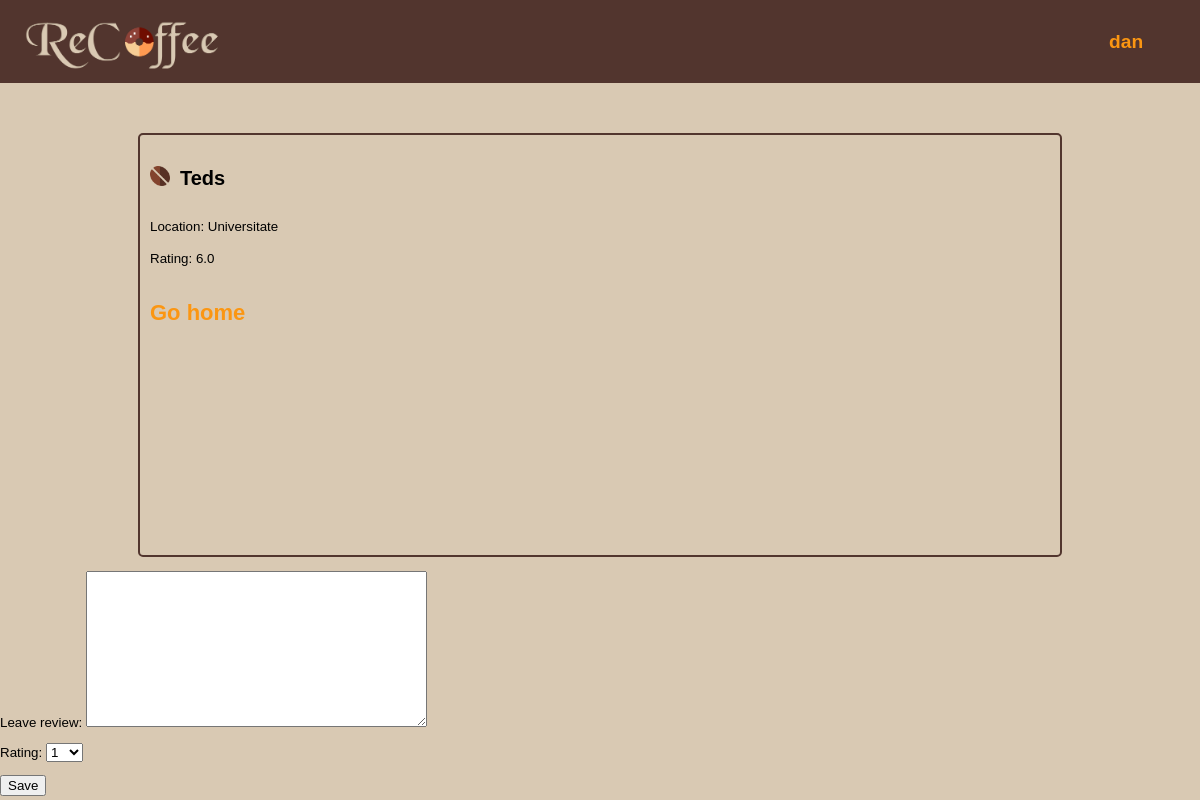
Page /shop_profile/6/ (signed in) on the committed database.
### ReCoffee/models.py (models this page shows, shortened)
class ShopProfile(models.Model):
    name = models.CharField(max_length=50)
    location = models.CharField(max_length=200)
    rating = models.DecimalField(
        default=0,
        max_digits=2,
        decimal_places=1)

### ReCoffee/views.py (the view, shortened to what this page needs)
# urls.py: url(r'^shop_profile/(?P<pk>\d+)/$', views.shop_profile,
def shop_profile(request, pk):
    context = {}
    shop = models.ShopProfile.objects.get(pk=pk)
    review_list = models.Review.objects.filter(shop=shop)
    user_profile = models.UserProfile.objects.get(user=request.user)
    try:
        exist = models.Favorite.objects.get(user=user_profile, shop=shop)
        flag = True
    except ObjectDoesNotExist:
        flag = False
    if request.method == 'GET':
        form = forms.ReviewForm()
    context['shop'] = shop
    context['form'] = form
    context['review_list'] = review_list
    context['flag'] = flag
    return render(request, 'ReCoffee/shop_profile.html', context)

### ReCoffee/forms.py
class ReviewForm(forms.Form):
    text = forms.CharField(label="Leave review",
                           widget=forms.Textarea)
    rating = forms.ChoiceField(choices=[(x, x) for x in range(1, 11)],label="Rating")

### ReCoffee/templates/ReCoffee/shop_profile.html (shortened to what this page needs)
{% extends 'ReCoffee/base.html' %}
{% load static %}
{% block content %}
<article class="profile">
	{% if not flag %}
		<a class="boaba" href="{% url 'faved' shop.pk %}">
			<img src="{% static 'images/fave.png' %}" id="favebtn"/>
		</a>
	{% endif %}
	<small class="dropdown">
	<h1 class="shoptitle"> {{ shop.name }} </h1>
	<span> Location: {{ shop.location }} </span>
	<br><span> Rating: {{ shop.rating }} </span>
	<p style="font-size: 22px; font-style: bold;">
	<a href="{% url 'index' %}">Go home</a>
	</p>
</article>
{% if user.username %}
<form method="POST">
	{{ form.as_p }}
	<input class="button" type="submit" value="Save"/>
</form>
{% endif %}
{% endblock %}

### ReCoffee/templates/ReCoffee/base.html (shortened to what this page needs)
<!DOCTYPE html>
<html land="en">
<head>
	{% load static %}
	<link rel="stylesheet" type="text/css" href="{% static 'css/main.css' %}">
</head>
<body>
<a href="{% url 'index' %}">
	<img src="{% static 'images/Recoffee-logo.png' %}" id="logo">
</a>
<nav>
	{% if user.username %}
	<div class="dropdown">
		<a href="#" class="dropbtn">{{ user.username }}</a>
	</div>
	{% else %}
	<a class= "link" onclick = "javascript:window.location.href='/register.html'">Register</a>
	<a class= "link" onclick = "javascript:window.location.href='/login.html' ">Login</a>
	{% endif %}
</nav>
{% block content %}
{% endblock %}
</body>
</html>

### ReCoffee/static/css/main.css (style rules this page uses)
nav { background-color: #52352E; font-size: 1.2em; font-weight: bold; margin: auto; padding: 0.6em; position: relative; text-align: right; }
nav a { display: inline-block; margin-left: 1.25em; padding: 1em; text-align: center; transition: background-color 0.5s; width: 4.5em; }
nav a:link, a:visited { background-color: #52352E; color: #FB9612; }
.dropbtn { cursor: pointer; display: inline-block; margin-left: 1.25em; padding: 1em; text-align: center; transition: background-color 0.2s; width: 4.5em; }
.dropdown { display: inline-block; position: relative; }
#logo { float: left; height: auto; position: absolute; width: 250px; z-index: 2; }
.profile { align-items: center; border: 2px solid #52352E; border-radius: 5px; justify-content: center; line-height: 200%; margin: auto; margin-top: 50px; max-width: 75%; min-height: 400px; padding: 10px; position: relative; }
#favebtn { display: inline-block; max-width: 20px; }
a { color: #FB9612; font-weight: bold; text-decoration: none; }
body { background-color: #D9C9B3; font-family: Helvetica; margin: 0; }
.button { cursor: pointer; }
.boaba { position: absolute; top:30px; cursor: pointer; z-index: 999; }
.shoptitle { margin-left: 30px; }

### rows in the picture
ShopProfile: name "Teds", location "Universitate", rating "6.0"

### other values in the picture
{{ user.username }} "dan"
